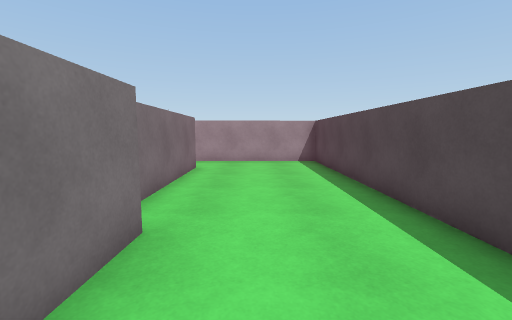
[1] (above)

16 first-person views from a walk through a Unity game level. The camera is 1.3 m above the floor, tilts 6° down and sees 90° across. The floor is counted in squares, 1 m on a side. Each view is taken from the middle of a square. On the plan, view 1 faces up. The plan holds only what a view shows up to about 13 squares ahead; the rest is blank. The place goes on beyond the plan. The player character is not drawn.

[2]
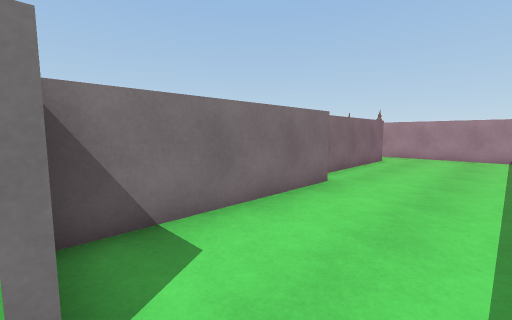

[3]
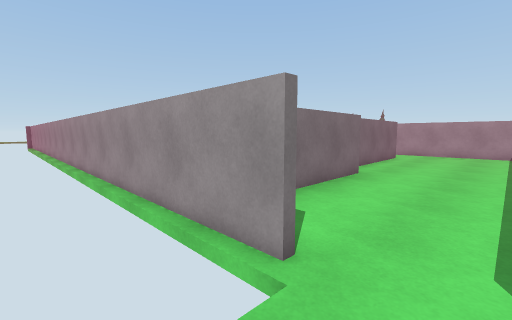

[4]
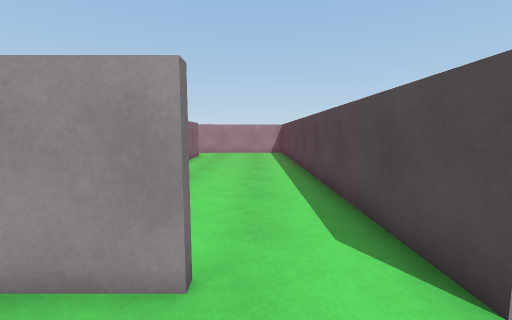

[5]
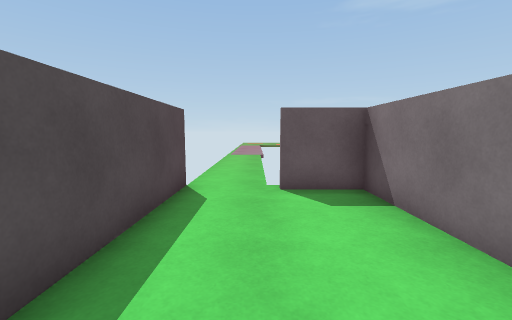

[6]
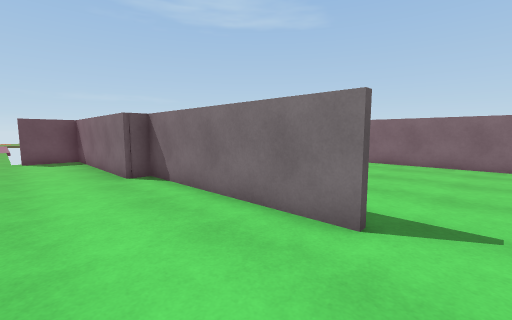

[7]
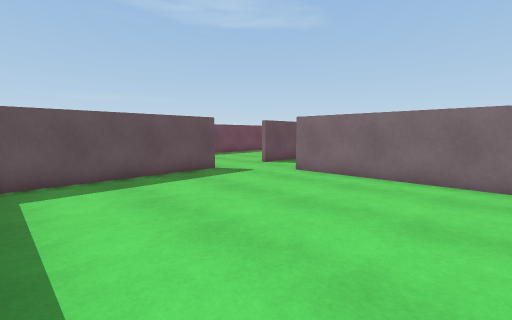

[8]
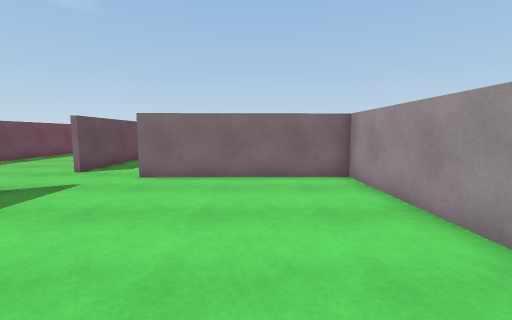

[9]
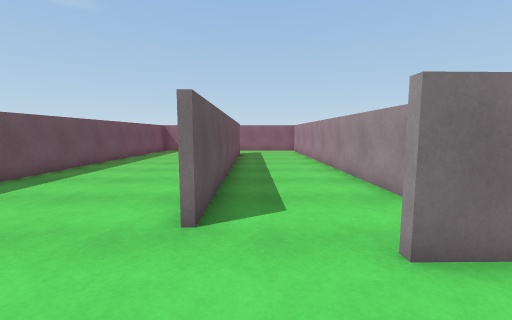

[10]
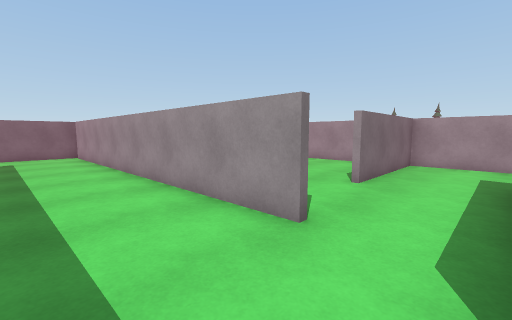

[11]
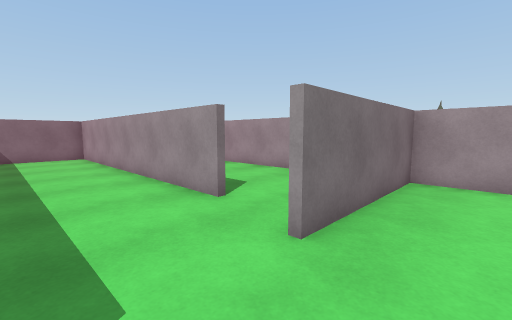

[12]
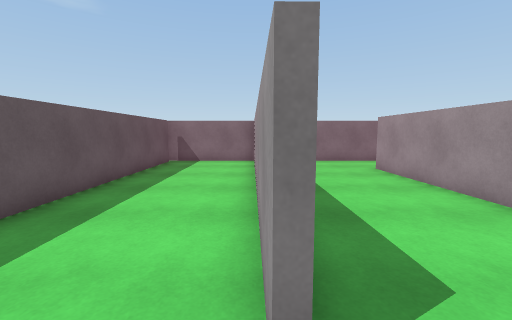

[13]
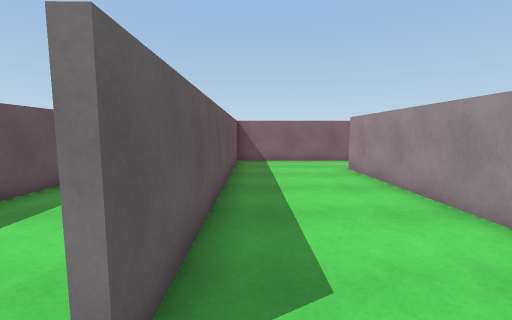

[14]
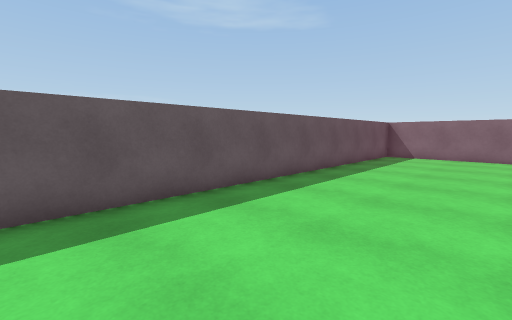

[15]
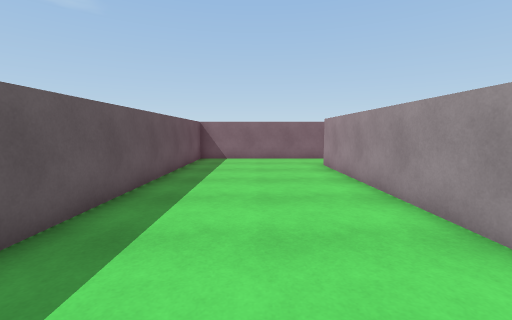

[16]
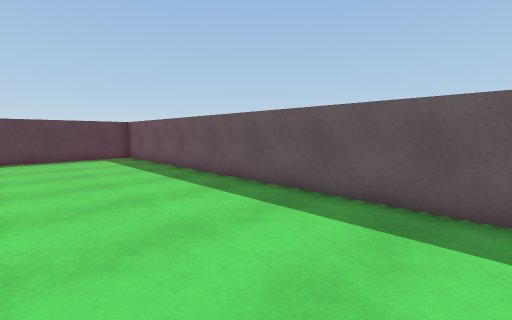

### Floor plan
Points are (right, up) in squares from view 1. A wall is a line through its corners. A room is listed if a view was taken in it or the views show most of it. See-through windows are left out.
Room 1 (views 1, 2, 3, 4, 5, 6)
walls: (-1.5, 3.3) (-1.5, -2.8) (0.5, -2.8); (2.8, -3.4) (2.8, 12) (-2.9, 11.9); (-2.3, 9.8) (-2.2, 3.3)
ways out: opening at (-2, 10.5) to room 2
Room 2 (views 7, 8, 9, 10, 14, 15, 16)
walls: (-13, 7) (-26.7, 6.8); (-16.7, 2.9) (-24.5, 2.8); (-8.7, 3.2) (-2.9, 3.3); (-20.9, 3) (-11.4, 3.2); (-5.7, 11.9) (-10.6, 11.8) (-10.5, 5.5); (-1.7, -2.2) (-1.7, 2.1); (-27, 6.9) (-27, -2.8) (-2.2, -2.8)
ways out: opening at (-2, 10.5) to room 1; opening at (-12.5, 7) to room 3
Room 3 (view 11)
walls: (-16.1, 11.1) (-27, 10.9) (-27, 6.9); (-26.8, 7) (-18.7, 7.1)
ways out: opening at (-12.5, 7) to room 2; opening at (-15.5, 11) to room 4; opening at (-12.5, 11.5)
Room 4 (views 12, 13)
walls: (-16.2, 15.5) (-24.4, 15.4); (-27, 15.6) (-27, 11.1) (-16.1, 11.3)
ways out: opening at (-15.5, 11) to room 3; opening at (-25.5, 16)

Where each view was taken, in squares from view 1:
view 1: 0 up, 0 right, facing up
view 2: 3 down, 2 right, facing up-left
view 3: 5 down, 2 right, facing up-left
view 4: 5 down, 1 right, facing up
view 5: 3 up, 1 right, facing down
view 6: 11 up, 1 right, facing down-left
view 7: 11 up, 3 left, facing down-left
view 8: 9 up, 3 left, facing left
view 9: 4 up, 8 left, facing left
view 10: 4 up, 11 left, facing up-left
view 11: 8 up, 12 left, facing up-left
view 12: 11 up, 15 left, facing left
view 13: 12 up, 15 left, facing left
view 14: 2 up, 12 left, facing down-left
view 15: 0 up, 14 left, facing left
view 16: 2 up, 16 left, facing down-right
